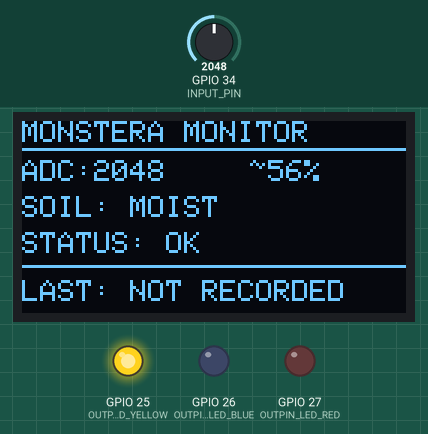
The sketch below on a simulated ESP32. Shown: 128×64 one-colour display, output pins drawn as LEDs (lit = HIGH). The inputs (shaded band) are chosen by the test bench; at power-on: GPIO 34 (INPUT_PIN) = 2048 (analog values on the 0–4095 scale). What the sketch prints to the serial monitor is not drawn.

Above: at 2.2 s.
2.3 s: GPIO 34 (INPUT_PIN) set to 2943
At 3.6 s:
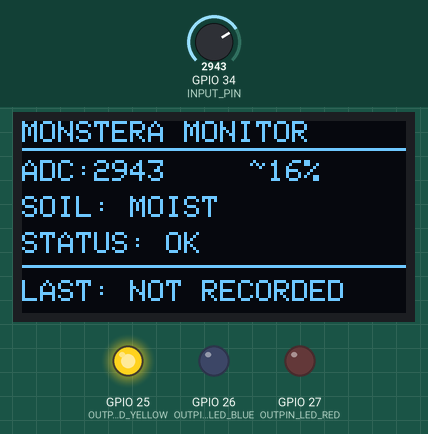
4.5 s: GPIO 34 (INPUT_PIN) set to 3054
At 6.2 s:
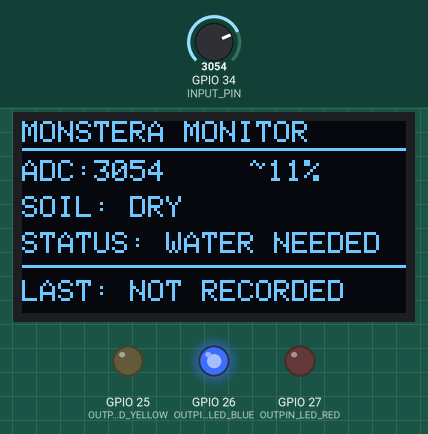
6.5 s: GPIO 34 (INPUT_PIN) set to 3570
At 7.9 s:
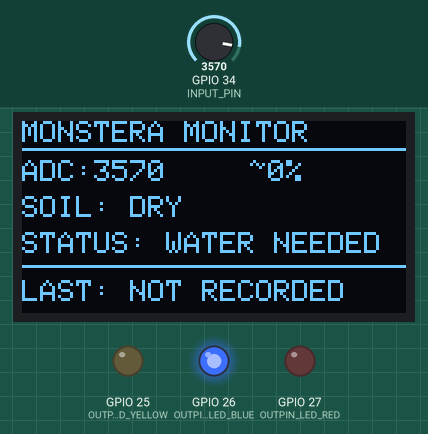
8.5 s: GPIO 34 (INPUT_PIN) set to 3654
At 9.4 s:
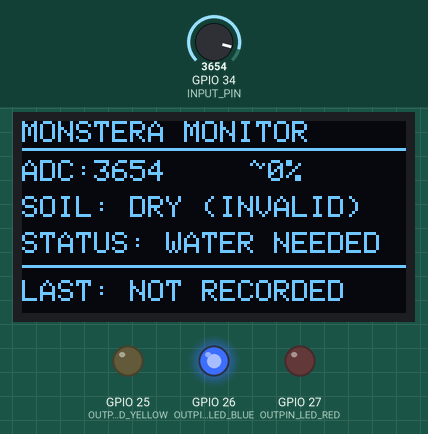
12.5 s: GPIO 34 (INPUT_PIN) set to 1460
At 15.8 s:
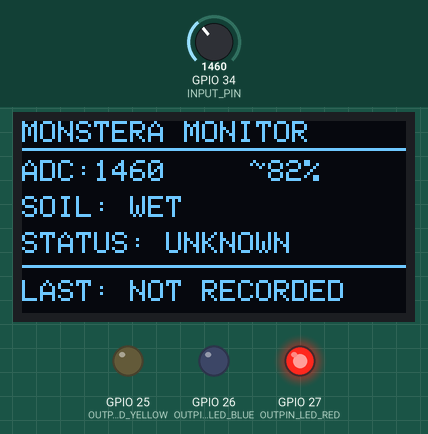
16.0 s: GPIO 34 (INPUT_PIN) set to 2630
At 17.2 s:
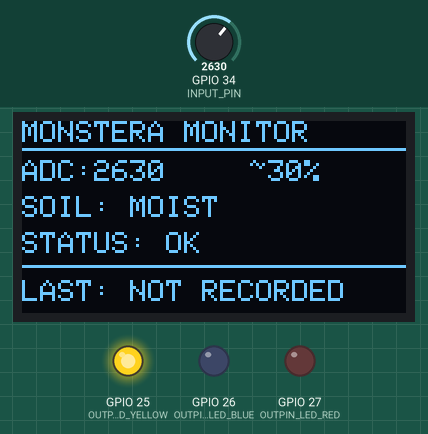
17.5 s: GPIO 34 (INPUT_PIN) set to 2729
Timing chart, 0 to 20.5 s (numbered marks = the images above; inputs shaded):
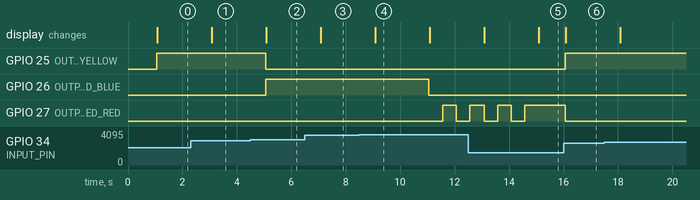

Measured:
- the behaviour switches between 3000 and 3001 on GPIO 34 (INPUT_PIN) (found by bisection; images 1 and 2)
- the behaviour switches between 3600 and 3601 on GPIO 34 (INPUT_PIN) (found by bisection; images 3 and 4)
- after the input at 2.3 s, the display: changes after 0.78 s (image 1)
- after the input at 4.5 s, GPIO 25 (OUTPIN_LED_YELLOW): HIGH → LOW after 0.56 s; GPIO 26 (OUTPIN_LED_BLUE): LOW → HIGH after 0.56 s; the display: changes after 0.58 s (image 2)
- after the input at 6.5 s, the display: changes after 0.58 s (image 3)
- after the input at 8.5 s, GPIO 26 (OUTPIN_LED_BLUE): HIGH → LOW after 2.6 s; GPIO 27 (OUTPIN_LED_RED): LOW → HIGH after 3.1 s, → LOW 0.50 s later; the display: changes after 0.58 s (image 4)
- after the input at 12.5 s, the display: first changes after 0.58 s (image 5 shows a later state)
- after the input at 16.0 s, the display: changes after 0.08 s (image 6)

The sketch:

sketch.ino
```cpp
#include <Wire.h>
#include <Adafruit_GFX.h>
#include <Adafruit_SSD1306.h>
// ==========================================
// EES-001 SMART PLANT MONITOR
// Simulation 10 - OLED Dashboard (provisional calibration)
// ==========================================
// Pin configuration
const int INPUT_PIN = 34;
const int OLED_SDA = 21;
const int OLED_SCL = 22;
const int OUTPIN_LED_YELLOW = 25;
const int OUTPIN_LED_BLUE = 26;
const int OUTPIN_LED_RED = 27;
// OLED configuration
Adafruit_SSD1306 display(128, 64, &Wire, -1);
// Moisture classification thresholds
const int WET_THRESH = 1500;
const int MOIST_THRESH = 3001;
// Provisional relative-wetness calibration (NOT volumetric water content)
const int ADC_WET_CAL = 1080;
const int ADC_DRY_CAL = 3300;
// Watering hysteresis thresholds
const int WATER = 3000;
const int NO_WATER = 2700;
// Sensor validation
// Temporary values until physical calibration
const int SENSOR_MIN = 400;
const int SENSOR_MAX = 3600;
const int MAX_INVALID = 3;
const int MAX_VALID = 3;
// Stuck-sensor detection
const int STUCK_TOLERANCE = 5;
const unsigned long STUCK_TIMEOUT =
  12UL * 60UL * 60UL * 1000UL;
// Automatic watering detection
const int WATERING_DROP = 300;
const unsigned long WATERING_WINDOW = 120000UL;
const unsigned long WATERING_COOLDOWN = 300000UL;
// Historical readings
const int HISTORY_SIZE = 121;
int adcHistory[HISTORY_SIZE];
unsigned long timeHistory[HISTORY_SIZE];
int historyIndex = 0;
int historyCount = 0;
// System states
enum WaterState {
  UNKNOWN,
  NO_WATER_NEEDED,
  WATER_NEEDED,
  SENSOR_ERROR
};
WaterState wateringState = UNKNOWN;
// Sensor validation counters
int validCount = 0;
int invalidCount = 0;
// Stuck-sensor variables
int referenceReading = 0;
unsigned long stableStartTime = 0;
bool monitoringStarted = false;
bool stuckWarning = false;
// Watering detection variables
unsigned long lastWateringTime = 0;
bool hasWateringOccurred = false;
const unsigned long SENSOR_INTERVAL = 1000;
unsigned long previousSensorTime = 0;
const unsigned long BLINK_INTERVAL = 500;
unsigned long previousBlinkTime = 0;
bool redLedOn = false;
// ==========================================
// HISTORY MANAGEMENT
// ==========================================
void clearHistory() {
  historyIndex = 0;
  historyCount = 0;
}
void storeReading(int adc) {
  adcHistory[historyIndex] = adc;
  timeHistory[historyIndex] = millis();
  historyIndex = (historyIndex + 1) % HISTORY_SIZE;
  if (historyCount < HISTORY_SIZE) {
    historyCount++;
  }
}
// ==========================================
// AUTOMATIC WATERING DETECTION
// ==========================================
bool detectWatering(int currentADC) {
  unsigned long now = millis();
  for (int i = 0; i < historyCount; i++) {
    // Ignore readings older than two minutes
    if (now - timeHistory[i] > WATERING_WINDOW) {
      continue;
    }
    // Significant ADC decrease indicates
    // a possible watering event
    if (adcHistory[i] - currentADC >= WATERING_DROP) {
      return true;
    }
  }
  return false;
}
// ==========================================
// OLED DISPLAY
// ==========================================
// Relative wetness, based on provisional dry/wet reference points.
// Recalibrate for the actual sensor and Monstera potting mix.
int relativeMoisturePercent(int adc) {
  long percent = map(adc, ADC_DRY_CAL, ADC_WET_CAL, 0, 100);
  return constrain(percent, 0L, 100L);
}

void updateDisplay(int adc) {
  display.clearDisplay();
  display.setTextColor(SSD1306_WHITE);
  display.setTextSize(1);

  // Header (always visible, including sensor errors)
  display.setCursor(0, 0);
  display.print("MONSTERA MONITOR");
  display.drawLine(0, 9, 127, 9, SSD1306_WHITE);

  // Raw measurement and provisional percentage
  display.setCursor(0, 13);
  display.print("ADC:");
  display.print(adc);
  display.setCursor(76, 13);
  display.print("~");
  display.print(relativeMoisturePercent(adc));
  display.print("%");

  display.setCursor(0, 25);
  display.print("SOIL: ");
  if (adc < WET_THRESH) display.print("WET");
  else if (adc < MOIST_THRESH) display.print("MOIST");
  else display.print("DRY");
  // Classifications are untrusted when sensor readings are invalid.
  if (adc < SENSOR_MIN || adc > SENSOR_MAX) display.print(" (INVALID)");

  display.setCursor(0, 37);
  display.print("STATUS: ");
  switch (wateringState) {
    case SENSOR_ERROR: display.print("SENSOR ERROR"); break;
    case UNKNOWN: display.print("UNKNOWN"); break;
    case WATER_NEEDED: display.print("WATER NEEDED"); break;
    case NO_WATER_NEEDED: display.print("OK"); break;
  }

  display.drawLine(0, 48, 127, 48, SSD1306_WHITE);
  display.setCursor(0, 53);
  display.print("LAST: ");
  if (!hasWateringOccurred && lastWateringTime == 0) {
    display.print("NOT RECORDED");
  } else {
    // Elapsed time since a *probable* detected watering event.
    unsigned long elapsedMinutes = (millis() - lastWateringTime) / 60000UL;
    if (elapsedMinutes < 60) {
      display.print(elapsedMinutes);
      display.print("m AGO");
    } else if (elapsedMinutes < 1440) {
      display.print(elapsedMinutes / 60);
      display.print("h AGO");
    } else {
      display.print(elapsedMinutes / 1440);
      display.print("d AGO");
    }
  }
  display.display();
}

//=========================================
// LED setup
//=========================================
void updateLEDs() {
  // Default: turn all LEDs off
  digitalWrite(OUTPIN_LED_YELLOW, LOW);
  digitalWrite(OUTPIN_LED_BLUE, LOW);
  if (wateringState != SENSOR_ERROR) {
    digitalWrite(OUTPIN_LED_RED, LOW);
  }
  switch (wateringState) {
    case NO_WATER_NEEDED:
      digitalWrite(OUTPIN_LED_YELLOW, HIGH);
      break;
    case WATER_NEEDED:
      digitalWrite(OUTPIN_LED_BLUE, HIGH);
      break;
    case UNKNOWN:
      digitalWrite(OUTPIN_LED_RED, HIGH);
      break;
    case SENSOR_ERROR:
      // Red LED is managed by updateErrorBlink()
      break;
  }
}
void updateErrorBlink() {
  unsigned long now = millis();
  if (wateringState == SENSOR_ERROR) {
    if (now - previousBlinkTime >= BLINK_INTERVAL) {
      previousBlinkTime = now;
      redLedOn = !redLedOn;
      digitalWrite(OUTPIN_LED_RED, redLedOn ? HIGH : LOW);
    }
  } else {
    redLedOn = false;
    previousBlinkTime = now;
  }
}
// ==========================================
// SETUP
// ==========================================
void setup() {
  Serial.begin(115200);
  analogReadResolution(12);
  pinMode(INPUT_PIN, INPUT);
  pinMode(OUTPIN_LED_YELLOW, OUTPUT);
  pinMode(OUTPIN_LED_BLUE, OUTPUT);
  pinMode(OUTPIN_LED_RED, OUTPUT);
  // Initialize I2C
  Wire.begin(OLED_SDA, OLED_SCL);
  // Initialize OLED
  if (!display.begin(SSD1306_SWITCHCAPVCC, 0x3C)) {
    Serial.println("OLED initialization failed!");
    while (true) {
      delay(1000);
    }
  }
  display.clearDisplay();
  display.setTextSize(1);
  display.setTextColor(SSD1306_WHITE);
  display.setCursor(0, 0);
  display.println("EES-001");
  display.println("Initializing...");
  display.display();
  delay(1000);
}
// ==========================================
// MAIN LOOP
// ==========================================
void processSensor();

void loop() {
  unsigned long now = millis();
  if (now - previousSensorTime >= SENSOR_INTERVAL) {
    previousSensorTime = now;
    processSensor();
  }
  updateErrorBlink();
}
void processSensor() {
  int analog_reading = analogRead(INPUT_PIN);
  unsigned long now = millis();
  Serial.print("ADC: ");
  Serial.println(analog_reading);
  // ----------------------------------------
  // 1. SENSOR VALIDATION
  // ----------------------------------------
  if (analog_reading < SENSOR_MIN ||
      analog_reading > SENSOR_MAX) {
    invalidCount++;
    validCount = 0;
    clearHistory();
    monitoringStarted = false;
    stuckWarning = false;
    if (invalidCount >= MAX_INVALID) {
      wateringState = SENSOR_ERROR;
      Serial.println("Sensor Error");
    } else {
      Serial.println("Checking Sensor - Invalid Reading");
    }
    updateLEDs();
    updateDisplay(analog_reading);
     return;
  }
  // Reading is valid
  invalidCount = 0;
  // ----------------------------------------
  // 2. SENSOR RECOVERY
  // ----------------------------------------
  if (wateringState == SENSOR_ERROR) {
    validCount++;
    clearHistory();
    if (validCount >= MAX_VALID) {
      wateringState = UNKNOWN;
      validCount = 0;
      Serial.println("Sensor Recovered - Status Unknown");
    } else {
      Serial.println("Confirming Sensor Recovery");
    }
    updateLEDs();
    updateDisplay(analog_reading);
    return;
  }
  // ----------------------------------------
  // 3. STUCK-SENSOR MONITORING
  // ----------------------------------------
  if (!monitoringStarted) {
    referenceReading = analog_reading;
    stableStartTime = now;
    monitoringStarted = true;
  }
  int difference =
    abs(analog_reading - referenceReading);
  if (difference > STUCK_TOLERANCE) {
    referenceReading = analog_reading;
    stableStartTime = now;
    stuckWarning = false;
  }
  if (now - stableStartTime >= STUCK_TIMEOUT &&
      !stuckWarning) {
    stuckWarning = true;
    Serial.println(
      "Warning: Sensor Reading Unusually Stable"
    );
  }
  // ----------------------------------------
  // 4. AUTOMATIC WATERING DETECTION
  // ----------------------------------------
  bool cooldownFinished =
    !hasWateringOccurred ||
    (now - lastWateringTime >= WATERING_COOLDOWN);
  if (cooldownFinished) {
    // Start a fresh history after cooldown
    if (hasWateringOccurred) {
      clearHistory();
      hasWateringOccurred = false;
    }
    if (detectWatering(analog_reading)) {
      Serial.println("Probable Watering Detected!");
      lastWateringTime = now;
      hasWateringOccurred = true;
      clearHistory();
    } else {
      storeReading(analog_reading);
    }
  }
  // ----------------------------------------
  // 5. SOIL MOISTURE CLASSIFICATION
  // ----------------------------------------
  if (analog_reading < WET_THRESH) {
    Serial.println("Wet Soil");
  } else if (analog_reading < MOIST_THRESH) {
    Serial.println("Moist Soil");
  } else {
    Serial.println("Dry Soil");
  }
  // ----------------------------------------
  // 6. WATERING HYSTERESIS
  // ----------------------------------------
  if (analog_reading > WATER) {
    wateringState = WATER_NEEDED;
  } else if (analog_reading < NO_WATER) {
    wateringState = NO_WATER_NEEDED;
  }
  // ----------------------------------------
  // 7. SERIAL STATUS
  // ----------------------------------------
  if (wateringState == WATER_NEEDED) {
    Serial.println("Watering Needed");
  } else if (wateringState == NO_WATER_NEEDED) {
    Serial.println("No Watering Needed");
  } else if (wateringState == UNKNOWN) {
    Serial.println("Watering Status: Unknown");
  } else {
    Serial.println("Sensor Error");
  }
  updateLEDs();
  // ----------------------------------------
  // 8. UPDATE OLED
  // ----------------------------------------
  updateDisplay(analog_reading);
}
```
